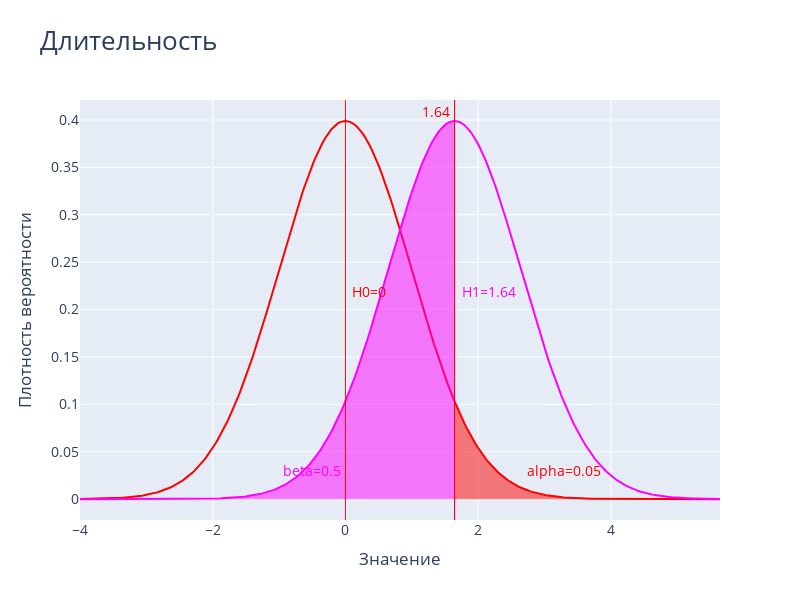

The notebook cell this image was saved under:
### Code cell
alpha = 0.05
beta = 0.5
z = sps.norm.ppf(1 - alpha) + sps.norm.ppf(1 - beta)

x_crit = sps.norm.ppf(1 - alpha)
x_start = np.linspace(-4, x_crit, 200)
x_end = np.linspace(x_crit, 4 + z, 200)
y_start = sps.norm.pdf(x_start)
y_end = sps.norm.pdf(x_end)

y_er2 = sps.norm.pdf(x_start, loc=z)
y_alt = sps.norm.pdf(x_end, loc=z)

fig = go.Figure([go.Scatter(x=x_start, y=y_start, line={"color": 'red'}),
                 go.Scatter(x=x_end, y=y_end, fill='tozeroy', line={"color": 'red'}), 
                 go.Scatter(x=x_start, y=y_er2, fill='tozeroy', line={"color": 'magenta'}), 
                 go.Scatter(x=x_end, y=y_alt, line={"color": 'magenta'})
                ])
fig.add_vline(x=0, line_width=1, line_color='red',
              annotation={'text': f"H0=0", 'font_color': 'red', 'xshift': 5, 'yshift': -180})
fig.add_vline(x=z, line_width=1, line_color='magenta',
              annotation={'text': f"H1={z:.3}", 'font_color': 'magenta', 'xshift': 5, 'yshift': -180})
fig.add_vline(x=x_crit, line_width=1, line_color='red',
              annotation={'text': f"{x_crit:.3}", 'font_color': 'red', 'xshift': -35})

fig.add_annotation(x=3.3, y=0.03, text=f'{alpha=:.3}', font_color='red', xshift=0, showarrow=False)
fig.add_annotation(x=-0.5, y=0.03, text=f'{beta=:.3}', font_color='magenta', xshift=0, showarrow=False)
fig.update_layout(
    height=600, 
    width=800, 
    title="Длительность",
    xaxis={'title': 'Значение'},
    yaxis={'title': 'Плотность вероятности'},
    font_size=14,
    title_font_size=26,
    showlegend=False
    )

### Figure 1 — Plotly figure (JSON) as saved in the notebook; plotly's stock layout.template omitted (floating-point values rounded to 4 significant figures; data arrays with more than 128 entries replaced by an {"elided": "..."} marker saying what was removed)
{"data": [{"line": {"color": "red"}, "type": "scatter", "x": {"elided": "200 float values"}, "y": {"elided": "200 float values"}}, {"fill": "tozeroy", "line": {"color": "red"}, "type": "scatter", "x": {"elided": "200 float values"}, "y": {"elided": "200 float values"}}, {"fill": "tozeroy", "line": {"color": "magenta"}, "type": "scatter", "x": {"elided": "200 float values"}, "y": {"elided": "200 float values"}}, {"line": {"color": "magenta"}, "type": "scatter", "x": {"elided": "200 float values"}, "y": {"elided": "200 float values"}}], "layout": {"annotations": [{"font": {"color": "red"}, "showarrow": false, "text": "H0=0", "x": 0, "xanchor": "left", "xref": "x", "xshift": 5, "y": 1, "yanchor": "top", "yref": "y domain", "yshift": -180}, {"font": {"color": "magenta"}, "showarrow": false, "text": "H1=1.64", "x": 1.645, "xanchor": "left", "xref": "x", "xshift": 5, "y": 1, "yanchor": "top", "yref": "y domain", "yshift": -180}, {"font": {"color": "red"}, "showarrow": false, "text": "1.64", "x": 1.645, "xanchor": "left", "xref": "x", "xshift": -35, "y": 1, "yanchor": "top", "yref": "y domain"}, {"font": {"color": "red"}, "showarrow": false, "text": "alpha=0.05", "x": 3.3, "xshift": 0, "y": 0.03}, {"font": {"color": "magenta"}, "showarrow": false, "text": "beta=0.5", "x": -0.5, "xshift": 0, "y": 0.03}], "font": {"size": 14}, "height": 600, "shapes": [{"line": {"color": "red", "width": 1}, "type": "line", "x0": 0, "x1": 0, "xref": "x", "y0": 0, "y1": 1, "yref": "y domain"}, {"line": {"color": "magenta", "width": 1}, "type": "line", "x0": 1.645, "x1": 1.645, "xref": "x", "y0": 0, "y1": 1, "yref": "y domain"}, {"line": {"color": "red", "width": 1}, "type": "line", "x0": 1.645, "x1": 1.645, "xref": "x", "y0": 0, "y1": 1, "yref": "y domain"}], "showlegend": false, "title": {"font": {"size": 26}, "text": "Длительность"}, "width": 800, "xaxis": {"title": {"text": "Значение"}}, "yaxis": {"title": {"text": "Плотность вероятности"}}}}
